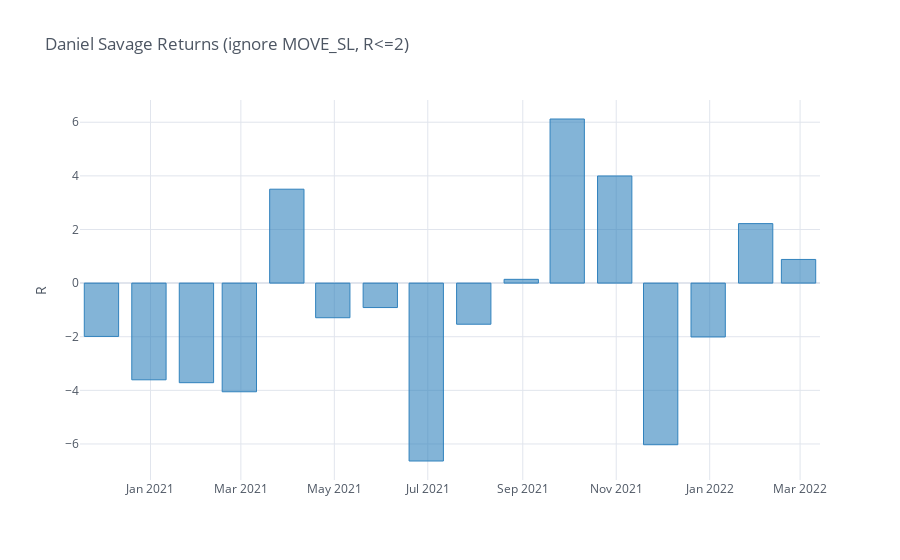

The cell this chart's notebook holds for it:
### Code cell
res_gb.iplot(kind='bar', title='Daniel Savage Returns (ignore MOVE_SL, R<=2)', yTitle='R')

### Figure 1 — Plotly figure (JSON) as saved in the notebook; plotly's stock layout.template omitted (floating-point values rounded to 4 significant figures)
{"data": [{"marker": {"color": "rgba(49, 130, 189, 0.6)", "line": {"color": "rgba(49, 130, 189, 1.0)", "width": 1}}, "name": "result", "orientation": "v", "text": "", "type": "bar", "x": ["2020-11-30 00:00:00+01:00", "2020-12-31 00:00:00+01:00", "2021-01-31 00:00:00+01:00", "2021-02-28 00:00:00+01:00", "2021-03-31 00:00:00+02:00", "2021-04-30 00:00:00+02:00", "2021-05-31 00:00:00+02:00", "2021-06-30 00:00:00+02:00", "2021-07-31 00:00:00+02:00", "2021-08-31 00:00:00+02:00", "2021-09-30 00:00:00+02:00", "2021-10-31 00:00:00+02:00", "2021-11-30 00:00:00+01:00", "2021-12-31 00:00:00+01:00", "2022-01-31 00:00:00+01:00", "2022-02-28 00:00:00+01:00"], "y": [-1.989, -3.607, -3.714, -4.053, 3.503, -1.291, -0.9117, -6.635, -1.534, 0.1408, 6.121, 3.996, -6.028, -2.009, 2.219, 0.8824]}], "layout": {"legend": {"bgcolor": "#FFFFFF", "font": {"color": "#4D5663"}}, "paper_bgcolor": "#FFFFFF", "plot_bgcolor": "#FFFFFF", "title": {"font": {"color": "#4D5663"}, "text": "Daniel Savage Returns (ignore MOVE_SL, R<=2)"}, "xaxis": {"gridcolor": "#E1E5ED", "showgrid": true, "tickfont": {"color": "#4D5663"}, "title": {"font": {"color": "#4D5663"}, "text": ""}, "zerolinecolor": "#E1E5ED"}, "yaxis": {"gridcolor": "#E1E5ED", "showgrid": true, "tickfont": {"color": "#4D5663"}, "title": {"font": {"color": "#4D5663"}, "text": "R"}, "zerolinecolor": "#E1E5ED"}}}
